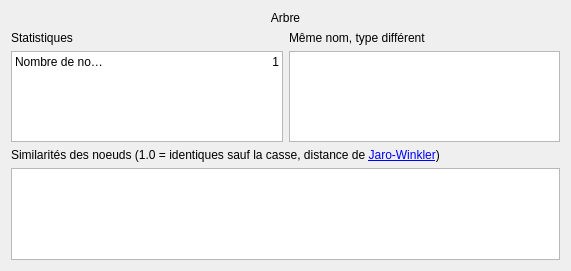
<?xml version="1.0" encoding="UTF-8"?>
<ui version="4.0">
 <class>FormTreeConsistency</class>
 <widget class="QWidget" name="FormTreeConsistency">
  <property name="geometry">
   <rect>
    <x>0</x>
    <y>0</y>
    <width>571</width>
    <height>271</height>
   </rect>
  </property>
  <property name="windowTitle">
   <string>Statistiques et similarités</string>
  </property>
  <property name="windowIcon">
   <iconset resource="Images.qrc">
    <normaloff>:/icons/icons/tree.png</normaloff>:/icons/icons/tree.png</iconset>
  </property>
  <layout class="QGridLayout" name="gridLayout">
   <item row="1" column="0">
    <widget class="QLabel" name="label_3">
     <property name="text">
      <string>Statistiques</string>
     </property>
     <property name="buddy">
      <cstring>tableWidget</cstring>
     </property>
    </widget>
   </item>
   <item row="1" column="1">
    <widget class="QLabel" name="label_4">
     <property name="text">
      <string>Même nom, type différent</string>
     </property>
     <property name="buddy">
      <cstring>similarityNodeNotTypeListWidget</cstring>
     </property>
    </widget>
   </item>
   <item row="2" column="0">
    <widget class="QTableWidget" name="tableWidget">
     <property name="sizePolicy">
      <sizepolicy hsizetype="Expanding" vsizetype="Maximum">
       <horstretch>0</horstretch>
       <verstretch>0</verstretch>
      </sizepolicy>
     </property>
     <property name="whatsThis">
      <string>&lt;html&gt;&lt;head/&gt;&lt;body&gt;&lt;p&gt;Nombre de noeuds par type&lt;/p&gt;&lt;/body&gt;&lt;/html&gt;</string>
     </property>
     <property name="editTriggers">
      <set>QAbstractItemView::NoEditTriggers</set>
     </property>
     <property name="selectionMode">
      <enum>QAbstractItemView::NoSelection</enum>
     </property>
     <property name="showGrid">
      <bool>false</bool>
     </property>
     <property name="wordWrap">
      <bool>false</bool>
     </property>
     <property name="cornerButtonEnabled">
      <bool>false</bool>
     </property>
     <property name="rowCount">
      <number>1</number>
     </property>
     <property name="columnCount">
      <number>2</number>
     </property>
     <attribute name="horizontalHeaderVisible">
      <bool>false</bool>
     </attribute>
     <attribute name="horizontalHeaderStretchLastSection">
      <bool>true</bool>
     </attribute>
     <attribute name="verticalHeaderVisible">
      <bool>false</bool>
     </attribute>
     <attribute name="verticalHeaderDefaultSectionSize">
      <number>20</number>
     </attribute>
     <row/>
     <column/>
     <column/>
     <item row="0" column="0">
      <property name="text">
       <string>Nombre de noeuds</string>
      </property>
     </item>
     <item row="0" column="1">
      <property name="text">
       <string>1</string>
      </property>
      <property name="textAlignment">
       <set>AlignRight|AlignVCenter</set>
      </property>
     </item>
    </widget>
   </item>
   <item row="2" column="1">
    <widget class="QListWidget" name="similarityNodeNotTypeListWidget">
     <property name="sizePolicy">
      <sizepolicy hsizetype="Expanding" vsizetype="Maximum">
       <horstretch>0</horstretch>
       <verstretch>0</verstretch>
      </sizepolicy>
     </property>
     <property name="whatsThis">
      <string>&lt;html&gt;&lt;head/&gt;&lt;body&gt;&lt;p&gt;Noeuds partageant le même nom mais de types différents&lt;/p&gt;&lt;/body&gt;&lt;/html&gt;</string>
     </property>
    </widget>
   </item>
   <item row="3" column="0" colspan="2">
    <widget class="QLabel" name="label_2">
     <property name="text">
      <string>&lt;html&gt;&lt;head/&gt;&lt;body&gt;&lt;p&gt;Similarités des noeuds (1.0 = identiques sauf la casse, distance de &lt;a href=&quot;http://fr.wikipedia.org/wiki/Distance_de_Jaro-Winkler&quot;&gt;&lt;span style=&quot; text-decoration: underline; color:#0000ff;&quot;&gt;Jaro-Winkler&lt;/span&gt;&lt;/a&gt;)&lt;/p&gt;&lt;/body&gt;&lt;/html&gt;</string>
     </property>
     <property name="buddy">
      <cstring>similarityTableView</cstring>
     </property>
    </widget>
   </item>
   <item row="4" column="0" colspan="2">
    <widget class="QTableView" name="similarityTableView">
     <property name="whatsThis">
      <string>&lt;html&gt;&lt;head/&gt;&lt;body&gt;&lt;p&gt;Similarité entre les noms des noeuds, sans tenir compte des différences entre majuscule et minuscule. La mesure de distance est celle de Jaro-Winkler. Plus la valeur de similarité entre deux noeuds est grande mais différente de 1.0, plus les noeuds &amp;quot;se ressemblent&amp;quot; et plus grande est la probabilité que cela soit du à une coquille ou une variation orthographique non désirée.&lt;/p&gt;&lt;/body&gt;&lt;/html&gt;</string>
     </property>
     <property name="editTriggers">
      <set>QAbstractItemView::NoEditTriggers</set>
     </property>
     <property name="showDropIndicator" stdset="0">
      <bool>false</bool>
     </property>
     <property name="selectionBehavior">
      <enum>QAbstractItemView::SelectRows</enum>
     </property>
     <property name="sortingEnabled">
      <bool>true</bool>
     </property>
     <property name="cornerButtonEnabled">
      <bool>false</bool>
     </property>
     <attribute name="horizontalHeaderStretchLastSection">
      <bool>true</bool>
     </attribute>
     <attribute name="verticalHeaderVisible">
      <bool>false</bool>
     </attribute>
    </widget>
   </item>
   <item row="0" column="0" colspan="2">
    <widget class="QLabel" name="label">
     <property name="text">
      <string>Arbre</string>
     </property>
     <property name="alignment">
      <set>Qt::AlignCenter</set>
     </property>
    </widget>
   </item>
  </layout>
 </widget>
 <resources>
  <include location="Images.qrc"/>
 </resources>
 <connections/>
</ui>
